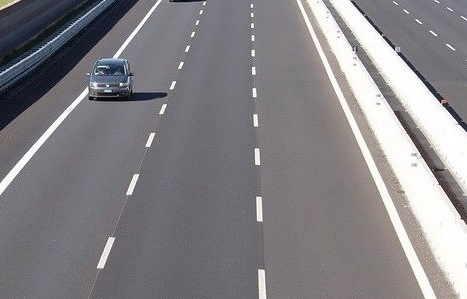
#> input picture ImageProcessing/HoughTransform/input_image.jpg, 467 x 299 px
$ python main.py
#> lines starting #> are read from the running program, lines starting #| are printed output that depends on the picture; after the words box and inside, x2 and y2 are one past the last pixel; in counts of white or black regions, pixels touching at a corner belong together
# Read image
import cv2
import numpy as np
img = cv2.imread('input_image.jpg', cv2.IMREAD_COLOR) # road.png is the filename
#> img is the input picture: shape (299, 467, 3); mean B, G, R 133.8, 130.1, 132.5
# Convert the image to gray-scale
gray = cv2.cvtColor(img, cv2.COLOR_BGR2GRAY)
# Find the edges in the image using canny detector
edges = cv2.Canny(gray, 50, 200)
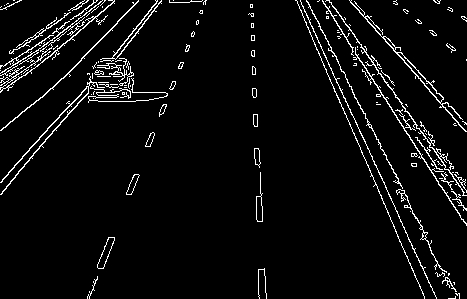
#> edges: shape (299, 467); 4.8% white in thin lines or dots
cv2.imwrite("edges.png", edges)
# Detect points that form a line
lines = cv2.HoughLinesP(edges, 1, np.pi/180, 75, minLineLength=10, maxLineGap=50)
#> lines = 23 rows, first 6: [323, 3, 466, 224], [306, 0, 457, 295], [328, 0, 465, 195], [339, 99, 424, 298], [332, 73, 436, 297], [0, 194, 154, 10]
# Draw lines on the image
for line in lines:
    x1, y1, x2, y2 = line[0]
    cv2.line(img, (x1, y1), (x2, y2), (255, 0, 0), 3)
#> this loop made 23 passes
#> (x1, y1, x2, y2) on passes 1 to 12: (323, 3, 466, 224), (306, 0, 457, 295), (328, 0, 465, 195), (339, 99, 424, 298), (332, 73, 436, 297), (0, 194, 154, 10), (301, 4, 399, 216), (350, 2, 466, 131), (1, 182, 148, 13), (329, 0, 466, 195), (355, 3, 459, 115), (8, 90, 114, 1)
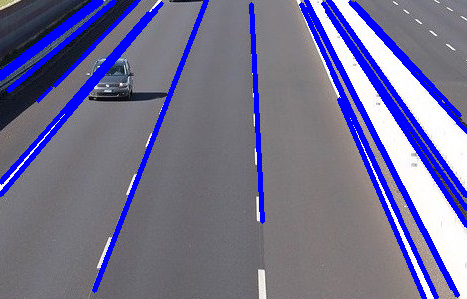
#> img: shape (299, 467, 3); 12.5% of pixels changed, all inside (x1, y1, x2, y2) = (0, 0, 467, 299)
# Show result
cv2.imwrite("op.png", img)
cv2.waitKey(0)
